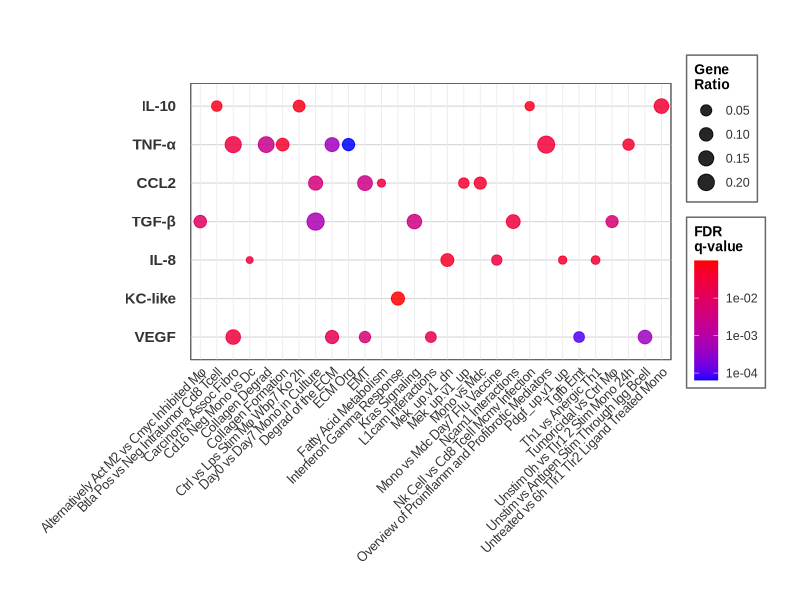
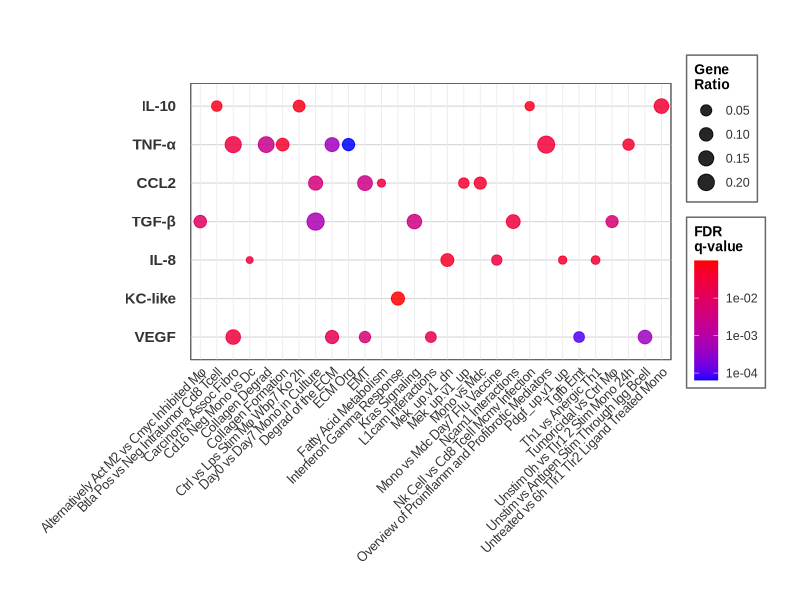

Here is the R script that generated these plots, in order:
# ==========================================
# PLOS ONE GSEA DOTPLOT - SWIMLANE LAYOUT
# ==========================================

library(ggplot2)
library(dplyr)
library(tidyr)

dat <- read.csv("select_gsea_results_for_figure.csv", stringsAsFactors = FALSE)

# Pathway name formatting with abbreviations
format_pathway_names <- function(pathway_names) {
  cleaned <- gsub("^(HALLMARK_|GSE\\d+_|MEK_UP\\.V1_|FOROUTAN_|REACTOME_|MISHRA_|WP_|PDGF_UP\\.V1_)", "", pathway_names)
  cleaned <- gsub("(_|\\b)(UP|DOWN|DN)(\\b|_)", " ", cleaned, ignore.case = TRUE)
  cleaned <- gsub("_+", " ", cleaned)
  cleaned <- gsub("\\s+", " ", cleaned)
  cleaned <- trimws(cleaned)
  
  is_empty <- nchar(cleaned) == 0 | cleaned %in% c("Up", "Dn", "up", "dn", "DOWN", "DOWN ")
  cleaned[is_empty] <- pathway_names[is_empty]
  
  t <- tools::toTitleCase(tolower(cleaned))
  t <- gsub("\\bDna\\b", "DNA", t)
  t <- gsub("\\bRna\\b", "RNA", t)
  t <- gsub("\\bTnf\\b", "TNF", t)
  t <- gsub("\\bIl\\b", "IL", t)
  t <- gsub("\\bVs\\b", "vs", t)
  
  # Abbreviations
  t <- gsub("Epithelial Mesenchymal Transition", "EMT", t)
  t <- gsub("Extracellular Matrix", "ECM", t)
  t <- gsub("Macrophage", "Mφ", t)
  t <- gsub("Monocyte", "Mono", t)
  t <- gsub("Organization", "Org", t)
  t <- gsub("Associated", "Assoc", t)
  t <- gsub("Fibroblast", "Fibro", t)
  t <- gsub("Degradation", "Degrad", t)
  t <- gsub("Proinflammatory", "Proinflamm", t)
  t <- gsub("Intratumoral", "Intratumor", t)
  
  return(t)
}

# Cytokine normalization
normalize_cytokine <- function(x) {
  case_when(
    tolower(x) == "tnf.a" | tolower(x) == "tnf-a" ~ "TNF-α",
    tolower(x) == "tgf.b" | tolower(x) == "tgf-b" ~ "TGF-β", 
    tolower(x) == "kc.like" | tolower(x) == "kc-like" ~ "KC-like",
    tolower(x) == "il.10" | tolower(x) == "il-10" ~ "IL-10",
    tolower(x) == "il.8" | tolower(x) == "il-8" ~ "IL-8",
    tolower(x) == "vegf" ~ "VEGF",
    tolower(x) == "ccl2" ~ "CCL2",
    TRUE ~ as.character(x)
  )
}

# Prepare data - FIXED gene ratio calculation
df <- dat %>%
  mutate(
    pathway_clean = format_pathway_names(Description),
    cytokine_clean = normalize_cytokine(Cytokine),
    qvalue = as.numeric(qvalue),
    
    # Count core enrichment genes from the list (separated by "/")
    core_count = sapply(strsplit(as.character(core_enrichment), "/"), length),
    
    # Calculate gene ratio correctly: core genes / total pathway size
    gene_ratio = core_count / setSize
  ) %>%
  filter(is.finite(qvalue), qvalue <= 0.25)

# Order pathways alphabetically
pathway_order_levels <- sort(unique(df$pathway_clean))

# Custom cytokine order
cytokine_order_levels <- c("VEGF", "KC-like", "IL-8", "TGF-β", "CCL2", "TNF-α", "IL-10")

# Apply ordering
df <- df %>%
  mutate(
    pathway_order = factor(pathway_clean, levels = pathway_order_levels),
    cytokine_order = factor(cytokine_clean, levels = cytokine_order_levels)
  )

# SWIMLANE PLOT
swimlane_plot <- ggplot(df, aes(x = pathway_order, y = cytokine_order)) +
  geom_point(aes(size = gene_ratio, color = qvalue), alpha = 0.85) +  # Changed to gene_ratio and qvalue
  
  scale_color_gradient(
    low = "#0000FF",   
    high = "#FF0000", 
    trans = "log10",
    name = "FDR\nq-value",  # Changed label
    breaks = c(1e-04, 1e-03, 1e-02, 1e-01),
    labels = c("1e-04", "1e-03", "1e-02", "1e-01")
  ) +
  
  scale_size_continuous(name = "Gene\nRatio", range = c(2, 5.5)) +  # Changed label
  
  labs(x = NULL, y = NULL) +
  
  theme_minimal(base_size = 11, base_family = "Arial") +
  theme(
    axis.text.x = element_text(angle = 45, hjust = 1, vjust = 1, 
                               size = 9, color = "grey20", lineheight = 0.9,
                               margin = margin(t = 2)),
    axis.text.y = element_text(size = 11, color = "grey20", face = "bold",
                               margin = margin(r = 8)),
    
    panel.grid.major.x = element_line(color = "grey92", size = 0.3),
    panel.grid.major.y = element_line(color = "grey85", size = 0.4),
    panel.grid.minor = element_blank(),
    panel.border = element_rect(color = "grey40", size = 0.6, fill = NA),
    panel.background = element_rect(fill = "white"),
    
    legend.position = "right",
    legend.background = element_rect(fill = "white", color = "grey40", size = 0.5),
    legend.title = element_text(size = 10, face = "bold", color = "black"),
    legend.text = element_text(size = 9, color = "grey20"),
    legend.key = element_rect(fill = "white", color = NA),
    
    plot.margin = margin(t = 60, r = 25, b = 25, l = 90),  # Reduced top margin
    plot.background = element_rect(fill = "white", color = NA)
  )

print(swimlane_plot)

# Save files
ggsave("gsea_swimlane.tiff", swimlane_plot, 
       width = 19.05, height = 14, units = "cm", 
       dpi = 600, compression = "lzw", bg = "white")
